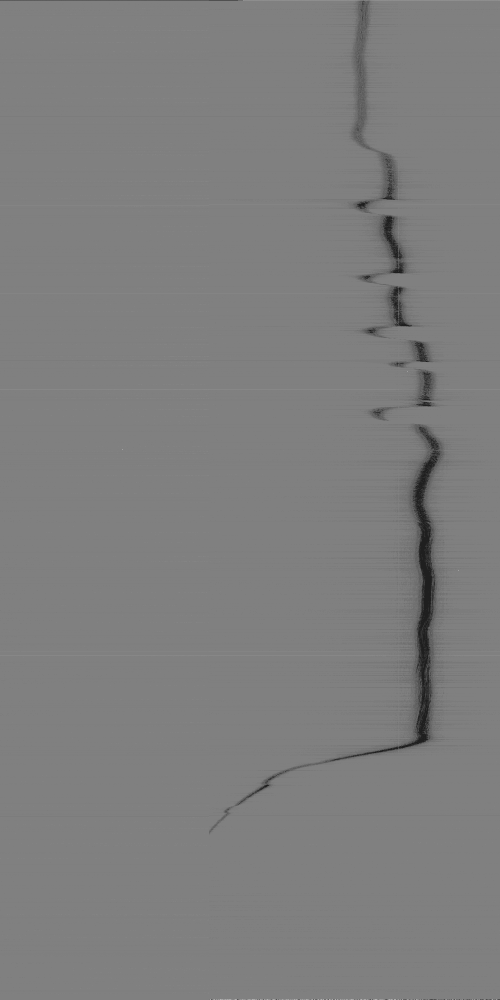
#> input picture src/raw_img.bmp, 1000 x 2000 px (shown at 1/2 size)
$ python 2017-04-21-ZY-Measure_Treads.py
#> lines starting #> are read from the running program, lines starting #| are printed output that depends on the picture

# coding: utf-8

# In[47]:

import os
import glob
import cv2
import numpy as  np
from scipy.signal import savgol_filter, medfilt
import matplotlib.pyplot as plt
plt.ioff()

# configurations that used in the treads detection algorithm
# raw image params
reverse, thresh, bg_level = True, 20.0, 130.0
# system params
baseline, sensor2baseline_offset, d0 = 8.69, 1.0, 6.0
row_num, pix_num, pix_size = 2000, 1000, 0.0055
# tread params
win_size, edge_size, edge_expand = 30, 10, 5
min_tread_width, max_tread_width, max_treads_num, treads_num = 20, 80, 8, 4
min_treads_score = 0.5
# profile smoothing params for Savitzky–Golay smoothing
spike_size, filt_size, fit_order = 2, 11, 3


def get_img(img_file, row_num, pix_num, reverse, thresh):
#> called with img_file = './raw_img.bmp', row_num = 2000, pix_num = 1000, reverse = True, thresh = 20
    if img_file[-3:] == 'raw':
        image = np.fromfile(img_file, dtype='uint8')
        image = np.reshape(image, (row_num, pix_num))
    elif img_file[-3:] == 'bmp':
        image = cv2.imread(img_file, cv2.IMREAD_GRAYSCALE)
#> image is the input picture: shape (2000, 1000); min 1, max 255, mean 126.1
    # offset and threshold to remove bg noise
#     image = image[1:-1, 1:-1]
    if reverse:
        image = bg_level - image
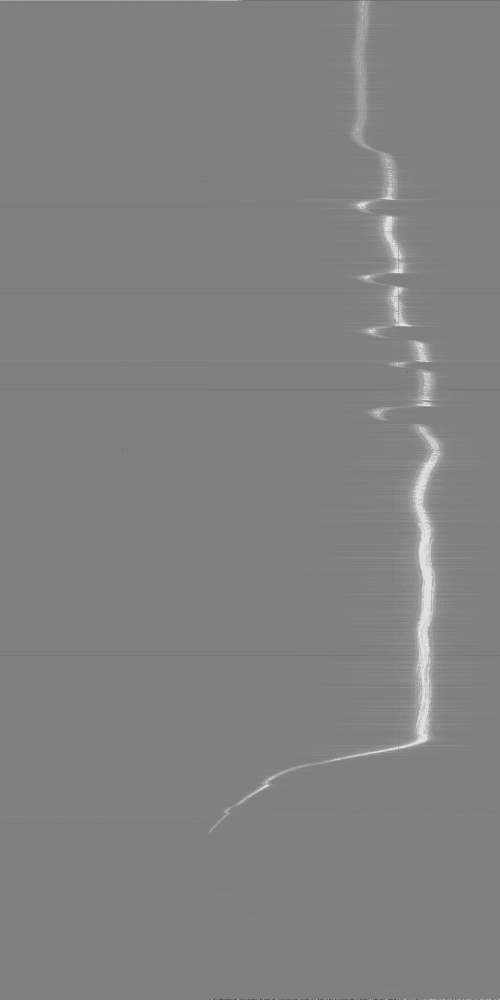
#> image: shape (2000, 1000) float64 (shown at 1/2 size); min -125, max 129, mean 3.9; drawn with min black and max white
    image[image < thresh] = 0
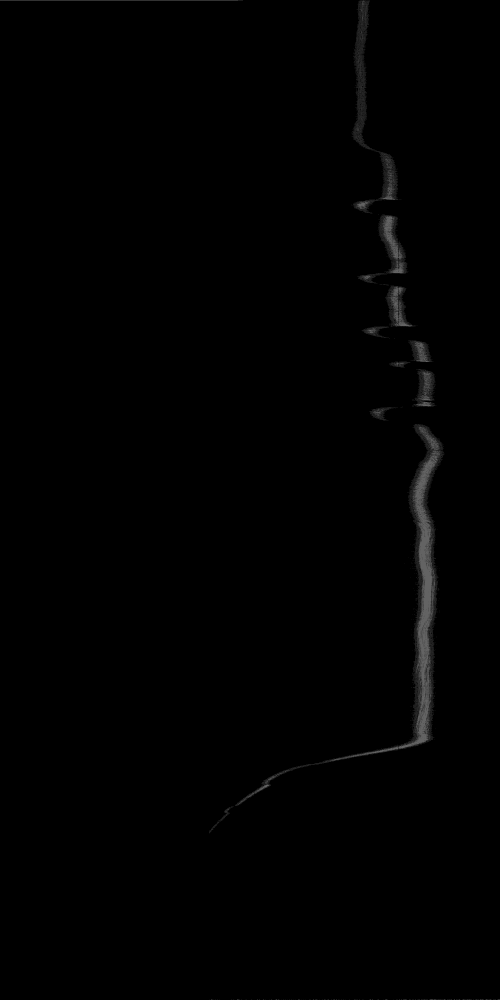
#> image: shape (2000, 1000) float64 (shown at 1/2 size); min 0, max 129, mean 1.3
    image -= image.min()
    image *= 255 / image.max()
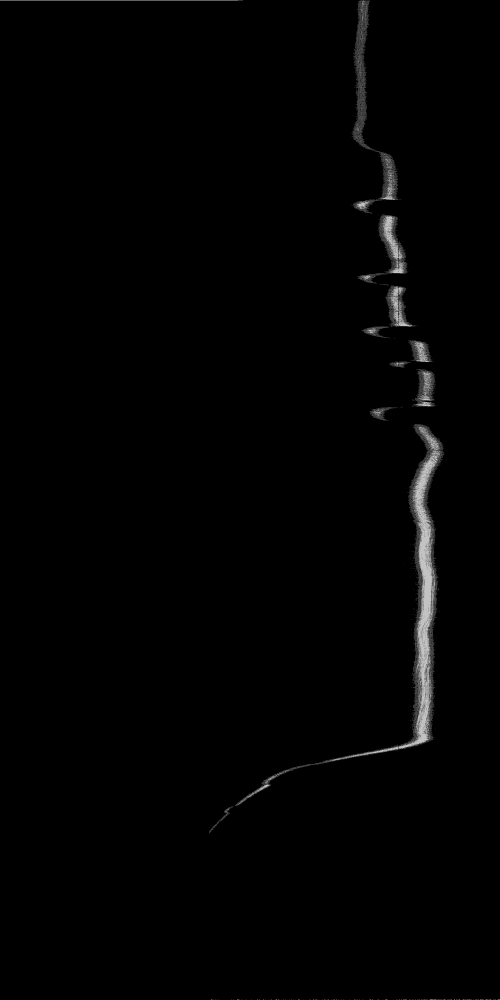
#> image: shape (2000, 1000) float64 (shown at 1/2 size); min 0, max 255, mean 2.6

    return image


def get_profile(image, spike_size, filt_size, fit_order):
#> called with spike_size = 2, filt_size = 11, fit_order = 3
    profile = (image) * np.arange(image.shape[1])
    profile = profile.sum(axis=1) / (image).sum(axis=1)
    # fill in missing points of the profile
    nans = np.isnan(profile)
    if len(nans.nonzero()[0]):
        profile[nans]= np.interp(nans.nonzero()[0], (~nans).nonzero()[0], profile[~nans])
    # smooth the profile
    if spike_size:
        profile = medfilt(profile, spike_size * 2 + 1)
#> profile = 2000 values, max 870.5 at index 905, min 240 at index 0, mean 746.3
    if filt_size:
        profile = savgol_filter(profile, filt_size, fit_order)
#> profile = 2000 values, max 870.4 at index 906, min 342.2 at index 0, mean 746.4

    return profile


def find_treads(profile_diff, edge_size,  win_size, max_treads_num, min_tread_width):
    n_sects = len(profile_diff) // win_size
    idx4mins = []
    idx4maxs = []
    for i in range(len(profile_diff) // win_size):
        s = i * win_size
        e = (i + 1) * win_size
        idx4mins.append(s + profile_diff[s : e].argmin())
        idx4maxs.append(s + profile_diff[s : e].argmax())

    max2pop = []
    for i in range(len(idx4maxs) - 1):
        if idx4maxs[i+1] - idx4maxs[i] < win_size:
            if (profile_diff[idx4maxs[i]] <= profile_diff[idx4maxs[i+1]]) and (i not in max2pop):
                max2pop.append(i)
            elif i+1 not in max2pop:
                max2pop.append(i + 1)

    min2pop = []
    for i in range(len(idx4mins) - 1):
        if idx4mins[i+1] - idx4mins[i] < win_size:
            if profile_diff[idx4mins[i]] >= profile_diff[idx4mins[i+1]] and (i not in min2pop):
                min2pop.append(i)
            elif i+1 not in min2pop:
                min2pop.append(i + 1)

    for i in reversed(max2pop):
        idx4maxs.pop(i)
    for i in reversed(min2pop):
        idx4mins.pop(i)

    idx4mins = np.array(idx4mins)
    idx4maxs = np.array(idx4maxs)
    edge_starts = np.sort(idx4maxs[profile_diff[idx4maxs].argsort()[-max_treads_num:]])
    edge_ends = np.sort(idx4mins[profile_diff[idx4mins].argsort()[:max_treads_num]])
    treads_edge = []
    for start in edge_starts:
        for end in edge_ends:
            if end <= start:
                continue
            if len(treads_edge) == 0:
                treads_edge.append([start, end])
                continue
            else:
                start0, end0 = treads_edge[-1]
                if start == start0:
                    break
                elif end == end0:
                    treads_edge.pop()
                    treads_edge.append([start, end])
# [5 lines of commented-out code are left out]
                else:
                    treads_edge.append([start, end])

    treads_edge = np.array(treads_edge)
    treads_edge[:, 1] += edge_size
    treads_width = np.squeeze(np.diff(treads_edge, axis=1))
    treads_edge = treads_edge[(treads_width>min_tread_width) & (treads_width<max_tread_width)]
    return treads_edge


def calibrate_treads(profile, treads_edge, pix_size, edge_expand):
    treads_num = treads_edge.shape[0]
    treads = np.zeros((treads_num, np.diff(treads_edge).max() + edge_expand * 2))
    abs_depth = lambda x : - x * d0 / (x - baseline)
    for i, (s, e) in enumerate(treads_edge):
        # remove the baseline of the tread, baseline is fitted using beginning and ending points
        ss = s - edge_expand
        ee = e + edge_expand
        tread = abs_depth(profile[ss:ee] * pix_size + baseline + sensor2baseline_offset)
        x = np.concatenate((np.arange(edge_expand), np.arange(len(tread) - edge_expand, len(tread))))
        linear_fit_params = np.polyfit(x, tread[x], 1)
        tread -= np.polyval(linear_fit_params, np.arange(len(tread)))
        pad_before = (treads.shape[1] - len(tread)) // 2
        pad_after = treads.shape[1] - len(tread) - pad_before
        treads[i] = np.pad(tread, (pad_before, pad_after), 'constant')

    return treads


def get_treads_score(profile_diff, treads_depth, idx_peaks_dips):
    w1, w2, w3 = 1, -1, -1
    norm_treads_depth = treads_depth / treads_depth.max()
    treads_unflatness = []
    for (idx_peak, idx_dip) in idx_peaks_dips:
        peak, dip = profile_diff[idx_peak], profile_diff[idx_dip]
        sub_peak = max(profile_diff[(idx_peak + idx_dip) // 2: idx_dip + 1])
        sub_dip = min(profile_diff[idx_peak: (idx_peak + idx_dip) // 2 + 1])
        treads_unflatness.append(abs((sub_peak - sub_dip)/(peak-dip)))
    treads_unflatness = np.array(treads_unflatness)

    peaks, dips = profile_diff[idx_peaks_dips].T
    peak_dip_mismatch = abs((peaks + dips)/(peaks - dips))
    treads_score = w1 * norm_treads_depth + w2 * treads_unflatness + w3 * peak_dip_mismatch
    max_score = w1
    min_score = w2 + w3
    treads_score -= min_score
    treads_score /= max_score - min_score
    return treads_score


img_file = './raw_img.bmp'
img = get_img(img_file, row_num, pix_num, reverse=reverse, thresh=thresh)
profile = get_profile(img, spike_size, filt_size, fit_order)
profile_diff = profile[:-edge_size] - profile[edge_size:]
#> profile_diff = 1990 values, max 93.71 at index 809, min -384 at index 0, mean -0.511

treads_edge = find_treads(profile_diff, edge_size, win_size, max_treads_num,  min_tread_width)
#> in find_treads, `n_sects = len(profile_diff) // win_size`: n_sects = 66
#> the loop in find_treads, `for i in range(len(profile_diff) // win_size):` made 66 passes
#> (s, e) on passes 1 to 12: (0, 30), (30, 60), (60, 90), (90, 120), (120, 150), (150, 180), (180, 210), (210, 240), (240, 270), (270, 300), (300, 330), (330, 360)
#> after the loop in find_treads, `for i in range(len(profile_diff) // win_size):`: idx4maxs = 66 values from 4 to 1951; idx4mins = 66 values from 0 to 1971
#> the loop in find_treads, `for i in range(len(idx4maxs) - 1):` made 65 passes
#> after the loop in find_treads, `for i in range(len(idx4maxs) - 1):`: max2pop = 31 values from 3 to 65
#> the loop in find_treads, `for i in range(len(idx4mins) - 1):` made 65 passes
#> after the loop in find_treads, `for i in range(len(idx4mins) - 1):`: min2pop = 28 values from 3 to 63
#> the loop in find_treads, `for i in reversed(max2pop):` made 31 passes
#> i on passes 1 to 12: 65, 63, 62, 60, 59, 58, 57, 55, 54, 51, 49, 46
#> after the loop in find_treads, `for i in reversed(max2pop):`: idx4maxs = 35 values from 4 to 1929
#> the loop in find_treads, `for i in reversed(min2pop):` made 28 passes
#> i on passes 1 to 12: 63, 61, 59, 57, 56, 54, 51, 49, 47, 44, 43, 41
#> after the loop in find_treads, `for i in reversed(min2pop):`: idx4mins = 38 values from 0 to 1971
#> in find_treads, `edge_starts = np.sort(idx4maxs[profile_diff[idx4maxs].argsort()[-max_t..`: edge_starts = [4, 396, 543, 649, 719, 809, 1501, 1608]
#> in find_treads, `edge_ends = np.sort(idx4mins[profile_diff[idx4mins].argsort()[:max_tre..`: edge_ends = [0, 296, 422, 563, 672, 731, 839, 1670]
#> the loop in find_treads, `for start in edge_starts:` made 8 passes
#> start on passes 1 to 8: 4, 396, 543, 649, 719, 809, 1501, 1608
#> after the loop in find_treads, `for start in edge_starts:`: treads_edge = [[4, 296], [396, 422], [543, 563], [649, 672], [719, 731], [809, 839], [1608, 1670]]
#> in find_treads, `treads_width = np.squeeze(np.diff(treads_edge, axis=1))`: treads_width = [302, 36, 30, 33, 22, 40, 72]
#> in find_treads, `treads_edge = treads_edge[(treads_width>min_tread_width) & (treads_wid..`: treads_edge = [[396, 432], [543, 573], [649, 682], [719, 741], [809, 849], [1608, 1680]]
treads = calibrate_treads(profile, treads_edge, pix_size, edge_expand)
#> the loop in calibrate_treads, `for i, (s, e) in enumerate(treads_edge):` made 6 passes
#> (s, e, ss, ee, x, linear_fit_params, pad_before, pad_after) on passes 1 to 6: (396, 432, 391, 437, [0, 1, 2, 3, 4, 41, 42, 43, 44, 45], [-4.96e-05, -15.88], 18, 18), (543, 573, 538, 578, [0, 1, 2, 3, 4, 35, 36, 37, 38, 39], [-0.000605, -15.69], 21, 21), (649, 682, 644, 687, [0, 1, 2, 3, 4, 38, 39, 40, 41, 42], [0.00788, -15.66], 19, 20), (719, 741, 714, 746, [0, 1, 2, 3, 4, 27, 28, 29, 30, 31], [0.00142, -15.24], 25, 25), (809, 849, 804, 854, [0, 1, 2, 3, 4, 45, 46, 47, 48, 49], [-0.00214, -15.19], 16, 16), (1608, 1680, 1603, 1685, [0, 1, 2, 3, 4, 77, 78, 79, 80, 81], [-0.0136, -20.3], 0, 0)
treads_depth = - treads.min(axis=1)
#> treads_depth = [0.604, 0.679, 0.768, 0.505, 0.899, 0.654]

idx_peaks_dips = treads_edge - [0, edge_size]
#> idx_peaks_dips = [[396, 422], [543, 563], [649, 672], [719, 731], [809, 839], [1608, 1670]]
treads_score = get_treads_score(profile_diff, treads_depth, idx_peaks_dips)
#> in get_treads_score, `norm_treads_depth = treads_depth / treads_depth.max()`: norm_treads_depth = [0.672, 0.755, 0.854, 0.562, 1, 0.728]
#> the loop in get_treads_score, `for (idx_peak, idx_dip) in idx_peaks_dips:` made 6 passes
#> (idx_peak, idx_dip, peak, dip, sub_peak, sub_dip) on passes 1 to 6: (396, 422, 51.81, -47.04, -2.2, -2.2), (543, 563, 63.73, -52.91, -5.75, -5.75), (649, 672, 63.26, -71.75, -8.92, -8.92), (719, 731, 52.85, -51.76, -6.42, -6.42), (809, 839, 93.71, -68.74, -2.72, -2.72), (1608, 1670, 20.96, -11.36, 10.59, 1.42)
#> after the loop in get_treads_score, `for (idx_peak, idx_dip) in idx_peaks_dips:`: treads_unflatness = [0, 0, 0, 0, 0, 0.284]
#> in get_treads_score, `peaks, dips = profile_diff[idx_peaks_dips].T`: peaks = [51.81, 63.73, 63.26, 52.85, 93.71, 20.96]; dips = [-47.04, -52.91, -71.75, -51.76, -68.74, -11.36]
#> in get_treads_score, `peak_dip_mismatch = abs((peaks + dips)/(peaks - dips))`: peak_dip_mismatch = [0.0482, 0.0928, 0.0629, 0.0105, 0.154, 0.297]
#> in get_treads_score, `treads_score = w1 * norm_treads_depth + w2 * treads_unflatness + w3 * ..`: treads_score = [0.624, 0.662, 0.791, 0.551, 0.846, 0.147]
#> in get_treads_score, `treads_score -= min_score`: treads_score = [2.62, 2.66, 2.79, 2.55, 2.85, 2.15]
#> in get_treads_score, `treads_score /= max_score - min_score`: treads_score = [0.875, 0.887, 0.93, 0.85, 0.949, 0.716]
#> treads_score = [0.875, 0.887, 0.93, 0.85, 0.949, 0.716]
picked_treads_idx = (treads_score.argsort())[-treads_num:]
#> picked_treads_idx = [0, 1, 2, 4]
picked_treads_idx = picked_treads_idx[treads_score[picked_treads_idx] > min_treads_score]
picked_treads = treads[picked_treads_idx]
picked_treads_depth = treads_depth[picked_treads_idx]
#> picked_treads_depth = [0.604, 0.679, 0.768, 0.899]
picked_treads_score = treads_score[picked_treads_idx]
#> picked_treads_score = [0.875, 0.887, 0.93, 0.949]
picked_treads_edge = treads_edge[picked_treads_idx]
#> picked_treads_edge = [[396, 432], [543, 573], [649, 682], [809, 849]]

resized_img = np.flipud(img[:, int(profile.min()):int(profile.max())].T)
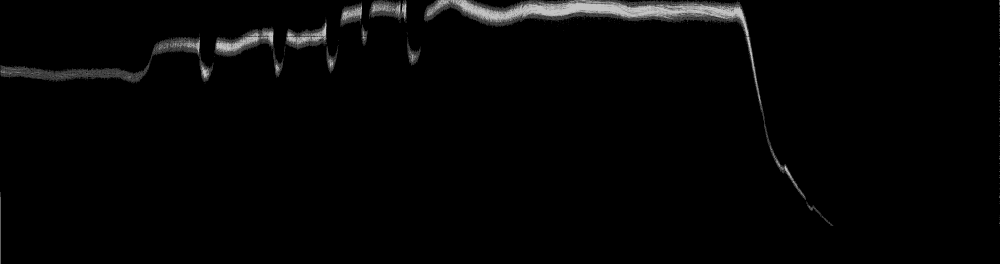
#> resized_img: shape (528, 2000) float64 (shown at 1/2 size); min 0, max 255, mean 4.7
plt.figure()
plt.subplot(311)
plt.imshow(resized_img, aspect=0.1 * resized_img.shape[1]/resized_img.shape[0])

plt.subplot(312)
plt.plot(profile)
for (s, e) in treads_edge:
    plt.axvline(x=s, color='r')
    plt.axvline(x=e, color='r')
#> this loop made 6 passes
for (s, e) in picked_treads_edge:
    plt.axvline(x=s, color='g')
    plt.axvline(x=e, color='g')
    plt.xlim(0, len(profile))
#> this loop made 4 passes

plt.subplot(313)
if len(treads):
    plt.plot(picked_treads.T)
    plt.legend(picked_treads_score)

plt.show()
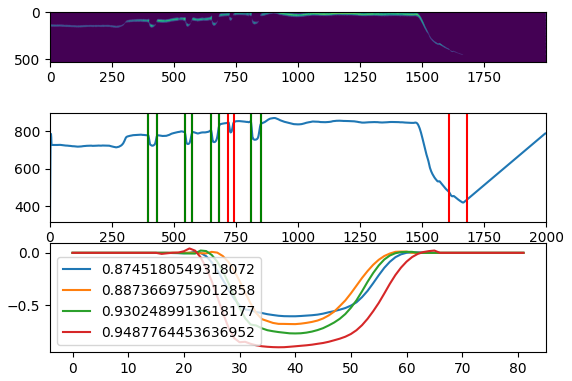
#> figure drawn by matplotlib, 3 panels; panel 2: curve peaks at x = 906, y = 870.4; panel 3: curve peaks at x = 22, y = 0.0111; panel 3: curve peaks at x = 59, y = 0.012; panel 3: curve peaks at x = 23, y = 0.0221
